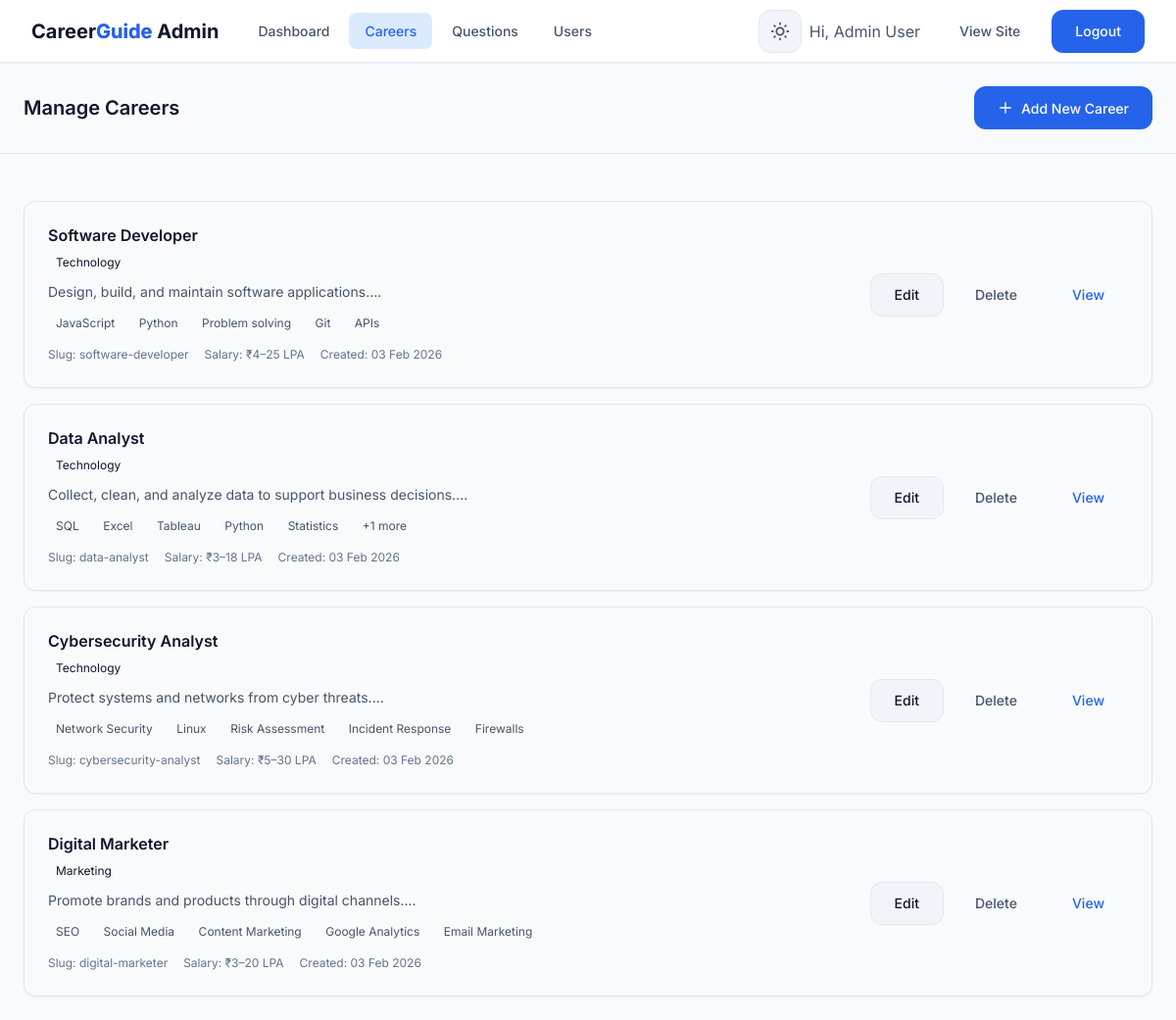
The page /admin/careers.php (signed in) on the database its author committed.
### tables this page shows
CREATE TABLE `careers` (
  `id` int(11) NOT NULL,
  `slug` varchar(100) NOT NULL,
  `title` varchar(200) NOT NULL,
  `category` varchar(100) DEFAULT NULL,
  `overview` text NOT NULL,
  `skills` longtext DEFAULT NULL CHECK (json_valid(`skills`)),
  `salary` varchar(100) DEFAULT NULL,
  `roles` longtext DEFAULT NULL CHECK (json_valid(`roles`)),
  `roadmap` longtext DEFAULT NULL CHECK (json_valid(`roadmap`)),
  `courses` longtext DEFAULT NULL CHECK (json_valid(`courses`)),
  `certs` longtext DEFAULT NULL CHECK (json_valid(`certs`)),
  `created_at` timestamp NOT NULL DEFAULT current_timestamp(),
  `updated_at` timestamp NOT NULL DEFAULT current_timestamp() ON UPDATE current_timestamp()
);

### admin/careers.php (the view, shortened to what this page needs)
<?php
require_once '../config.php';
$admin_name = $_SESSION['user_name'];
$sql = "SELECT * FROM careers ORDER BY created_at DESC";
$result = mysqli_query($conn, $sql);
$careers = [];
if ($result) {
    while ($row = mysqli_fetch_assoc($result)) {
        $row['skills'] = json_decode($row['skills'] ?? '[]', true) ?: [];
        $row['roles'] = json_decode($row['roles'] ?? '[]', true) ?: [];
        $row['roadmap'] = json_decode($row['roadmap'] ?? '[]', true) ?: [];
        $row['courses'] = json_decode($row['courses'] ?? '[]', true) ?: [];
        $row['certs'] = json_decode($row['certs'] ?? '[]', true) ?: [];
        $careers[] = $row;
    }
}
?>
<!DOCTYPE html>
<html lang="en">
<head>
  <link rel="stylesheet" href="../assets/css/style.css">
</head>
<body>
  <header class="site-header">
    <div class="container">
      <div class="header-left">
        <a href="index.php" class="logo">Career<span>Guide</span> Admin</a>
        <nav class="nav-links">
          <a href="index.php">Dashboard</a>
          <a href="careers.php" class="active">Careers</a>
          <a href="questions.php">Questions</a>
          <a href="users.php">Users</a>
        </nav>
      </div>
      <div class="nav-actions">
        <button class="theme-toggle" id="themeToggle" aria-label="Toggle theme">
        </button>
        <span style="color: var(--color-text-secondary); margin-right: var(--space-sm);">
          Hi, <?php echo htmlspecialchars($admin_name); ?>
        </span>
        <a href="../index.php" target="_blank" class="btn btn-ghost">View Site</a>
        <a href="../logout.php" class="btn btn-primary">Logout</a>
      </div>
    </div>
  </header>
  <div class="admin-header">
    <h1>Manage Careers</h1>
    <button type="button" class="btn btn-primary add-career-btn" id="addCareerBtn" onclick="openModal()">
      <svg xmlns="http://www.w3.org/2000/svg" width="16" height="16" fill="none" viewBox="0 0 24 24" stroke="currentColor">
        <path stroke-linecap="round" stroke-linejoin="round" stroke-width="2" d="M12 4v16m8-8H4"/>
      </svg>
      Add New Career
    </button>
  </div>
  <main class="admin-main">
    <?php if (empty($careers)): ?>
      <div class="empty-state">
        <h3>No careers found</h3>
        <p>Start by adding your first career option.</p>
        <button type="button" class="btn btn-primary" onclick="openModal()" style="margin-top: var(--space-md);">
          Add First Career
        </button>
      </div>
    <?php else: ?>
      <div class="career-list" id="careerList">
        <?php foreach ($careers as $career): ?>
          <div class="career-item card">
            <div class="career-item-content">
              <h3><?php echo htmlspecialchars($career['title']); ?></h3>
              <?php if (!empty($career['category'])): ?>
                <span style="font-size: var(--text-xs); padding: 2px 8px; background: var(--color-secondary-light); color: var(--color-secondary); border-radius: 12px; margin-bottom: var(--space-sm); display: inline-block;">
                  <?php echo htmlspecialchars($career['category']); ?>
                </span>
              <?php endif; ?>
              <p><?php echo htmlspecialchars(substr($career['overview'] ?? '', 0, 150) . '...'); ?></p>
              <?php if (!empty($career['skills'])): ?>
                <div style="margin-bottom: var(--space-sm);">
                  <?php foreach (array_slice($career['skills'], 0, 5) as $skill): ?>
                    <span class="skill-tag"><?php echo htmlspecialchars($skill); ?></span>
                  <?php endforeach; ?>
                  <?php if (count($career['skills']) > 5): ?>
                    <span class="skill-tag">+<?php echo count($career['skills']) - 5; ?> more</span>
                  <?php endif; ?>
                </div>
              <?php endif; ?>
              <div class="career-meta">
                <span>Slug: <?php echo htmlspecialchars($career['slug']); ?></span>
                <?php if (!empty($career['salary'])): ?>
                  <span>Salary: <?php echo htmlspecialchars($career['salary']); ?></span>
                <?php endif; ?>
                <span>Created: <?php echo date('d M Y', strtotime($career['created_at'])); ?></span>
              </div>
            </div>
            <div class="career-actions">
              <a href="?edit=<?php echo $career['id']; ?>" class="btn btn-secondary">
                Edit
              </a>
              <a href="?delete=<?php echo $career['id']; ?>"
                 class="btn btn-ghost"
                 onclick="return confirm('Are you sure you want to delete this career? This action cannot be undone.')">
                Delete
              </a>
              <a href="../career-details.php?slug=<?php echo urlencode($career['slug']); ?>"
                 target="_blank"
                 class="btn btn-outline">
                View
              </a>
            </div>
          </div>
        <?php endforeach; ?>
      </div>
    <?php endif; ?>
  </main>
</body>
</html>

### admin/careers.php (style rules this page uses)
.admin-header { padding: var(--space-lg); border-bottom: 1px solid var(--color-border); display: flex; align-items: center; justify-content: space-between; flex-wrap: wrap; gap: var(--space-md); background: var(--color-bg); }
.admin-header h1 { font-size: var(--text-xl); color: var(--color-text-primary); margin: 0; }
.admin-main { padding: var(--space-lg); max-width: 1400px; margin: 0 auto; }
.career-list { display: grid; gap: var(--space-md); margin-top: var(--space-lg); }
.career-item { display: flex; align-items: center; justify-content: space-between; padding: var(--space-lg); border: 1px solid var(--color-border); border-radius: var(--radius-lg); flex-wrap: wrap; gap: var(--space-md); background: var(--color-bg); transition: all 0.2s ease; }
.career-item-content { flex: 1; min-width: 300px; }
.career-item h3 { font-size: var(--text-base); margin-bottom: var(--space-xs); color: var(--color-text-primary); }
.career-item p { font-size: var(--text-sm); color: var(--color-text-secondary); margin-bottom: var(--space-sm); line-height: 1.5; }
.career-meta { display: flex; flex-wrap: wrap; gap: var(--space-md); font-size: var(--text-xs); color: var(--color-text-muted); }
.career-actions { display: flex; gap: var(--space-sm); flex-wrap: wrap; }
.skill-tag { display: inline-block; padding: 2px 8px; background: var(--color-bg-light); color: var(--color-text-secondary); border-radius: 12px; font-size: var(--text-xs); margin-right: 4px; margin-bottom: 4px; }
.add-career-btn { display: flex; align-items: center; gap: 8px; }

### rows shown on the page
careers: title "Software Developer", category "Technology", overview "Design, build, and maintain software applications....", skill "JavaScript", skill "Python", skill "Problem solving", skill "Git", skill "APIs", slug "software-developer", salary "₹4–25 LPA", created_at "03 Feb 2026"
careers: title "Data Analyst", category "Technology", overview "Collect, clean, and analyze data to support business decisions....", skill "SQL", skill "Excel", skill "Tableau", skill "Python", skill "Statistics", count($career['skills']) - 5 "1", slug "data-analyst", salary "₹3–18 LPA", created_at "03 Feb 2026"
careers: title "Cybersecurity Analyst", category "Technology", overview "Protect systems and networks from cyber threats....", skill "Network Security", skill "Linux", skill "Risk Assessment", skill "Incident Response", skill "Firewalls", slug "cybersecurity-analyst", salary "₹5–30 LPA", created_at "03 Feb 2026"
careers: title "Digital Marketer", category "Marketing", overview "Promote brands and products through digital channels....", skill "SEO", skill "Social Media", skill "Content Marketing", skill "Google Analytics", skill "Email Marketing", slug "digital-marketer", salary "₹3–20 LPA", created_at "03 Feb 2026"

### other values the page prints
$admin_name "Admin User"
